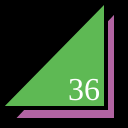
Frame 1 (no input)
Frame 60 (no input): identical to frame 1, image omitted
Frame 120 (the mouse pressed at the canvas centre since frame 60): identical to frame 1, image omitted

The p5.js sketch that drew this single still picture (run headless with seeded random() and noise() and a simulated clock; from frame 60 on, the mouse is pressed at the canvas centre):

// p5.js sketch
// ── sketch.js
function setup() {
  createCanvas(128,128);
}

function draw() {
  background(0);
  strokeWeight(4);
  fill(178, 100, 162);
  triangle(12,120,116,120,116,10);
  fill(94, 185, 84);
  triangle(0,108,106,108,106,0);
  fill(255);
  textSize(32);
  textFont("serif");
  text("36", 68, 100);
}
